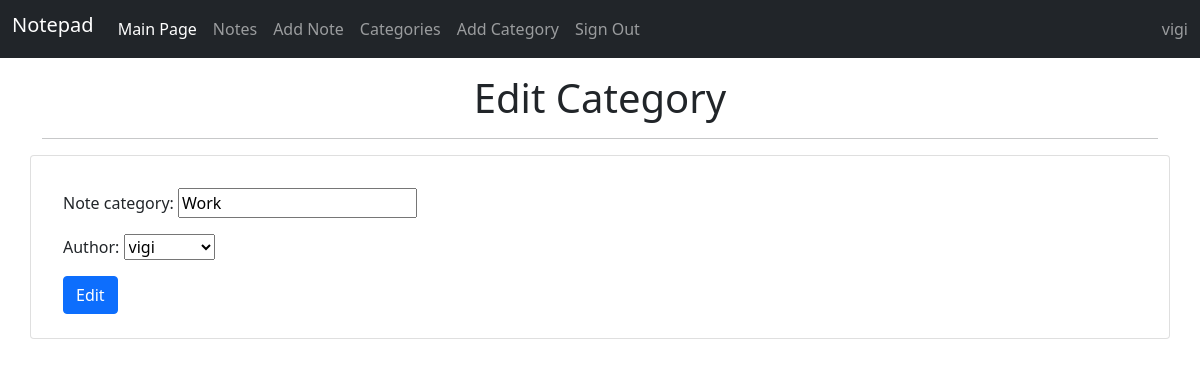
The page /category/edit/1 (signed in) on the database its author committed.
### application/models.py (models this page shows, shortened)
class User(AbstractUser):
    image = models.ImageField(null=True, blank=True)

class Category(models.Model):
    note_category = models.CharField(max_length=20, null=True, blank=True)
    author = models.ForeignKey(User, on_delete=models.CASCADE, null=True, blank=True)

### application/views.py (the view)
# urls.py: path('category/edit/<int:pk>', UpdateCategoryView.as_view(), name='update_category_view'),
class UpdateCategoryView(UpdateView):
    model = Category
    form_class = CategoryForm
    template_name = 'update_category_view.html'
    @method_decorator(login_required)
    def dispatch(self, *args, **kwargs):
        return super(UpdateCategoryView, self).dispatch(*args, **kwargs)

### application/forms.py
class CategoryForm(forms.ModelForm):
    class Meta:
        model = Category
        fields = ('note_category', 'author')

### templates/update_category_view.html (shortened to what this page needs)
{% extends "base.html" %}
{% block content%}
{% if user.id == category.author.id %}
    <div class="row">
        <div class="text-center">
            <h1 class="mt-3">Edit Category</h1>
            <hr>
        </div>
        <div class="card card-body">
            <form method="POST">
                    <div class="form-group m-3">
                        {{ form.as_p }}
                    </div>
                <button type="submit" class="btn btn-primary ms-3 mb-2">Edit</button>
            </form>
        </div>
    </div>
{% else %}
    <h1>You are not allowed here...</h1>
{% endif %}
{% endblock content %}

### templates/base.html (shortened to what this page needs)
<!DOCTYPE html>
<html lang="en" class="h-100">
<head>
    <link rel="stylesheet" href="https://cdnjs.cloudflare.com/ajax/libs/font-awesome/5.15.3/css/all.css">
</head>
<body>
<header>
    <nav class="navbar navbar-expand-md navbar-dark bg-dark">
        <div class="container-fluid">
            <h2 class="navbar-brand">Notepad</h2>
            <div class="collapse navbar-collapse" id="navbarCollapse">
                <ul class="navbar-nav me-auto mb-2 mb-md-0">
                    <li class="nav-item">
                        <a class="nav-link active" aria-current="page" href="{% url 'index' %}">Main Page</a>
                    </li>
                    {% if user.is_authenticated %}
                    <li class="nav-item">
                        <a class="nav-link" href="{% url 'note_list_view' %}">Notes</a>
                    </li>
                    <li class="nav-item">
                        <a class="nav-link" href="{% url 'add_note_view' %}">Add Note</a>
                    </li>
                    <li class="nav-item">
                        <a class="nav-link" href="{% url 'category_list_view' %}">Categories</a>
                    </li>
                    <li class="nav-item">
                        <a class="nav-link" href="{% url 'add_category_view' %}">Add Category</a>
                    </li>
                    <li class="nav-item">
                        <a class="nav-link" href="{% url 'logout' %}">Sign Out</a>
                    </li>
                    {% endif %}
                </ul>
                <span class="navbar-text">
                {% if user.is_authenticated %}
                    {{ user.username }}
                {% endif %}
            </span>
            </div>
        </div>
    </nav>
</header>
<main class="flex-shrink-0">
    <div class="container">
        {% block content %}
        {% endblock %}
    </div>
</main>
<link href="https://cdn.jsdelivr.net/npm/bootstrap@5.0.0-beta3/dist/css/bootstrap.min.css" rel="stylesheet"
>
</body>
</html>

### rows shown on the page
User: username "vigi"
Category: note_category "Work", author "vigi"
